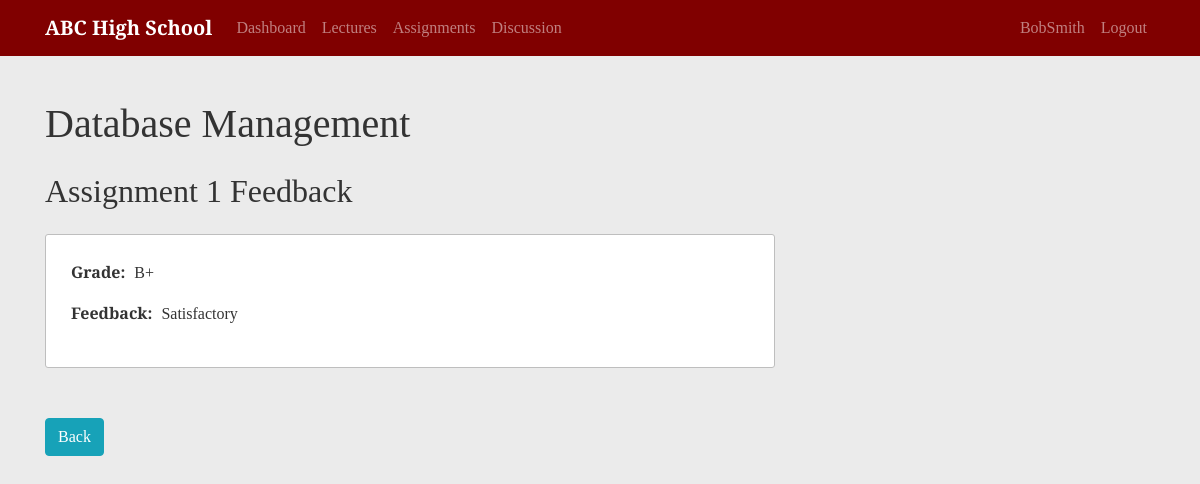
Before: /course/1/assignments/1/feedback/ (signed in) with the older database file.
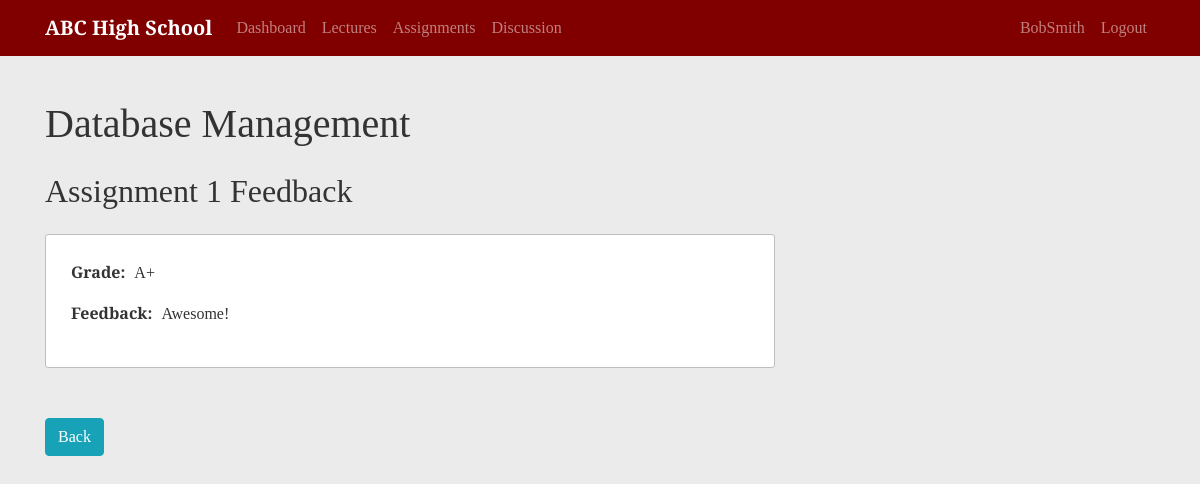
After: the same page with the newer database file.
### school/models.py (models this page shows, shortened)
class Submission(models.Model):
    GRADE_CHOICES = [
        ('A+', 'A+'),
        ('A', 'A'),
        ('A-', 'A-'),
        ('B+', 'B+'),
        ('B', 'B'),
        ('B-', 'B-'),
        ('C+', 'C+'),
        ('C', 'C'),
        ('C-', 'C-'),
        ('D+', 'D+'),
        ('D', 'D'),
        ('F', 'F')
    ]
    student = models.ForeignKey(Student, on_delete=models.CASCADE)
    assignment = models.ForeignKey(Assignment, on_delete=models.CASCADE)
    grade_report = models.CharField(max_length=2, choices=GRADE_CHOICES, blank=True)
    feedback = models.TextField(blank=True)
    submission_time = models.DateTimeField(default=timezone.now)
    content = models.FileField(upload_to='submissions', null=True)
    class Meta:
        unique_together = ['student', 'assignment']

class Assignment(models.Model):
    course = models.ForeignKey(Course, on_delete=models.CASCADE)
    due_date = models.DateTimeField()
    assignment_number = models.PositiveIntegerField()
    content = models.FileField(upload_to='file_uploads', null=True)
    class Meta:
        unique_together = ['course', 'assignment_number']

class Course(models.Model):
    ONE = '1'
    TWO = '2'
    THREE = '3'
    FOUR = '4'
    FIVE = '5'
    SIX = '6'
    TIME_CHOICES = [
        (ONE, 'Period 1'),
        (TWO, 'Period 2'),
        (THREE, 'Period 3'),
        (FOUR, 'Period 4'),
        (FIVE, 'Period 5'),
        (SIX, 'Period 6')
    ]
    MONDAY = 'MO'
    TUESDAY = 'TU'
    WEDNESDAY = 'WE'
    THURSDAY = 'TH'
    FRIDAY = 'FR'
    DAY_CHOICES = [
        (MONDAY, 'Monday'),
        (TUESDAY, 'Tuesday'),
        (WEDNESDAY, 'Wednesday'),
        (THURSDAY, 'Thursday'),
        (FRIDAY, 'Friday')
    ]
    course_name = models.CharField(max_length=255)
    instructor = models.ForeignKey(Instructor, null=True, on_delete=models.SET_NULL)
    time = models.CharField(max_length=1, blank=True, choices=TIME_CHOICES)
    day = models.CharField(max_length=2, blank=True, choices=DAY_CHOICES)

### school/views.py (the view)
# urls.py: path('course/<int:course_id>/assignments/<int:pk>/feedback/', FeedbackListView.as_view(), name='submission-detail'),
class FeedbackListView(LoginRequiredMixin, UserPassesTestMixin, ListView):
    model = Submission
    context_object_name = 'submissions'
    template_name = 'school/submission_list.html'
    def get_queryset(self):
        user = self.request.user
        queryset = {}
        assignment = get_object_or_404(Assignment, id=self.kwargs.get('pk'))
        student = Student.objects.filter(user=user).first()
        queryset['feedback'] = Submission.objects.filter(assignment=assignment, student=student)
        queryset['assignment_list'] = assignment
        return queryset
    def test_func(self):
        user = self.request.user
        course = get_object_or_404(Course, id=self.kwargs.get('course_id'))
        student = Student.objects.filter(user=user).first()
        if student:
            if EnrolledIn.objects.filter(student=student, course=course).exists():
                return True
            if AssistsIn.objects.filter(student=student, course=course).exists():
                return True
        if user.is_superuser:
            return True
        return False

### school/templates/school/submission_list.html (shortened to what this page needs)
{% extends "school/course.html" %}
{% block content %}
  {% if not submissions.feedback%}
      <h1 class="mb-4">{{submissions.assignment_list.course.course_name}}</h1>
      <h2 class="mb-4">Assignment {{submissions.assignment_list.assignment_number}}</h2>
      <p class="lead">Feedback has not been posted</p>
      <a class="btn btn-outline-info" href="{% url 'assignment-list' view.kwargs.course_id  %}">Back</a>
    {% else %}
    {% for submission in submissions.feedback %}
      {% if not submission.feedback%}
        <h1 class="mb-4">{{submission.assignment.course.course_name}}</h1>
        <h1 class="mb-4">Assignment {{submission.assignment.assignment_number}}</h1>
        <p class="lead">Feedback has not been posted</p>
        {% else %}
        <h1 class="mb-4">{{submission.assignment.course.course_name}}</h1>
        <h2 class="mb-4">Assignment {{submission.assignment.assignment_number}} Feedback</h2>
        <article class="content-section">
          <p>
            <span class="data-title">Grade:</span>
            <span class="data-content">{{ submission.grade_report }}</span>
          </p>
          <p>
            <span class="data-title">Feedback:</span>
            <span class="data-content">{{submission.feedback}}</span>
          </p>
          </article>
      {% endif %}
      <a class="btn btn-info" href="{% url 'assignment-detail' view.kwargs.course_id view.kwargs.pk %}">Back</a>
    {% endfor %}
  {% endif %}
{% endblock content %}

### school/templates/school/course.html (shortened to what this page needs)
{% extends "school/content.html" %}
{% block course_links %}
  <a class="nav-item nav-link " href="{% url 'lecture-list' view.kwargs.course_id%}">Lectures</a>
  <a class="nav-item nav-link " href="{% url 'assignment-list' view.kwargs.course_id%}">Assignments</a>
  <a class="nav-item nav-link " href="{% url 'thread-list' view.kwargs.course_id %}">Discussion</a>
{% endblock course_links %}

### school/templates/school/content.html (shortened to what this page needs)
{% extends "school/base.html" %}
{% block display %}
  <div class="row">
    <div class="col-md-8">
      {% block content %}{% endblock %}
    </div>
  </div>
{% endblock display %}

### school/templates/school/base.html (shortened to what this page needs)
{% load static %}
<!DOCTYPE html>
<html lang="en">
  <head>
    <link rel="stylesheet" href="https://stackpath.bootstrapcdn.com/bootstrap/4.3.1/css/bootstrap.min.css">
    <link rel="stylesheet" href="https://cdnjs.cloudflare.com/ajax/libs/datepicker/0.6.5/datepicker.min.css" />
    <link rel="stylesheet" href="{% static 'school/main.css' %}">
  </head>
  <body>
    <nav class="navbar navbar-expand-md navbar-dark fixed-top">
      <div class="container">
        <a class="navbar-brand" href="/">ABC High School</a>
        <div class="collapse navbar-collapse" id="navbarCollapse">
          <div class="navbar-nav mr-auto">
            {% if user.is_authenticated %}
              <a class="nav-item nav-link {% if request.resolver_match.url_name == 'user-dashboard' %}active{% endif %}" href="{% url 'home' %}">Dashboard</a>
            {% else %}
              <a class="nav-item nav-link {% if request.resolver_match.url_name == 'home' %}active{% endif %}" href="{% url 'home' %}">Home</a>
            {% endif %}
            {% block course_links %}{% endblock course_links %}
          </div>
          <div class="navbar-nav">
            {% if user.is_authenticated %}
              <a class="nav-item nav-link {% if request.resolver_match.url_name == 'profile' and user.username == kwargs.username %}active{% endif %}" href="{% url 'profile' user.username %}">{{ user }}</a>
              <a class="nav-item nav-link" href="{% url 'logout' %}">Logout</a>
            {% else %}
              <a class="nav-item nav-link {% if request.resolver_match.url_name == 'login' %}active{% endif %}" href="{% url 'login' %}">Sign In</a>
            {% endif %}
          </div>
        </div>
      </div>
    </nav>
    <div class="container main-body">
      {% block display %}{% endblock display %}
    </div>
  </body>
</html>

### school/static/school/main.css (style rules this page uses)
body { background: #ebebeb; color: #333333; margin-top: 5rem; font-family: 'Arvo', serif; }
.navbar { background-color: #800000; }
.navbar-brand { font-weight: 700; }
.main-body { margin-top: 100px; margin-bottom: 60px; }
.content-section { background-color:#ffffff; border: 1px solid #bebebe; border-radius: 3px; padding: 25px; margin-bottom: 50px; }
.data-title { font-weight: 700; margin-right: 5px; }
.data-content { display: inline-block; }

Changed rows visible on the page:
changed Submission "Database Management": grade_report "B+" → "A+"; feedback "Satisfactory" → "Awesome!"
